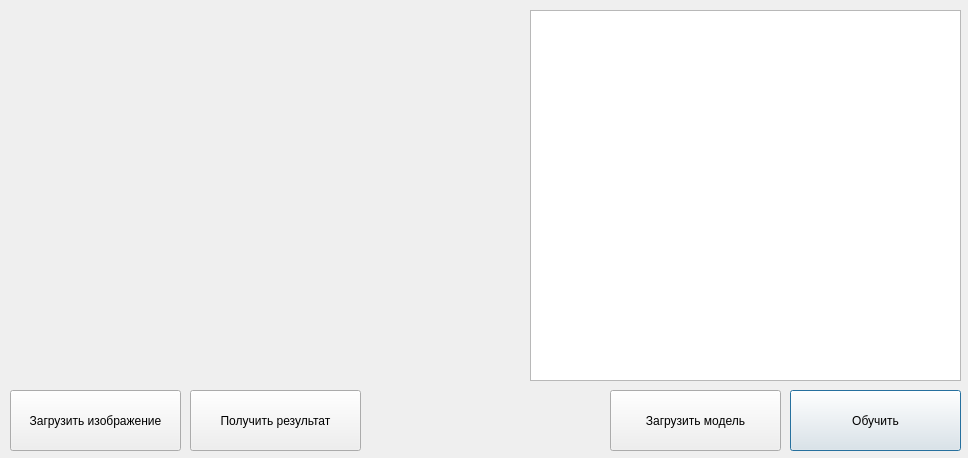
<?xml version="1.0" encoding="UTF-8"?>
<ui version="4.0">
 <class>Dialog</class>
 <widget class="QDialog" name="Dialog">
  <property name="geometry">
   <rect>
    <x>0</x>
    <y>0</y>
    <width>968</width>
    <height>458</height>
   </rect>
  </property>
  <property name="windowTitle">
   <string>Dialog</string>
  </property>
  <widget class="QLabel" name="image">
   <property name="geometry">
    <rect>
     <x>10</x>
     <y>10</y>
     <width>511</width>
     <height>371</height>
    </rect>
   </property>
   <property name="text">
    <string/>
   </property>
  </widget>
  <widget class="QTextBrowser" name="textBrowser">
   <property name="geometry">
    <rect>
     <x>530</x>
     <y>10</y>
     <width>431</width>
     <height>371</height>
    </rect>
   </property>
  </widget>
  <widget class="QPushButton" name="training">
   <property name="geometry">
    <rect>
     <x>790</x>
     <y>390</y>
     <width>171</width>
     <height>61</height>
    </rect>
   </property>
   <property name="text">
    <string>Обучить</string>
   </property>
  </widget>
  <widget class="QPushButton" name="load">
   <property name="geometry">
    <rect>
     <x>10</x>
     <y>390</y>
     <width>171</width>
     <height>61</height>
    </rect>
   </property>
   <property name="text">
    <string>Загрузить изображение</string>
   </property>
  </widget>
  <widget class="QPushButton" name="result">
   <property name="geometry">
    <rect>
     <x>190</x>
     <y>390</y>
     <width>171</width>
     <height>61</height>
    </rect>
   </property>
   <property name="text">
    <string>Получить результат</string>
   </property>
  </widget>
  <widget class="QPushButton" name="load_model">
   <property name="geometry">
    <rect>
     <x>610</x>
     <y>390</y>
     <width>171</width>
     <height>61</height>
    </rect>
   </property>
   <property name="text">
    <string>Загрузить модель</string>
   </property>
  </widget>
 </widget>
 <resources/>
 <connections/>
</ui>
